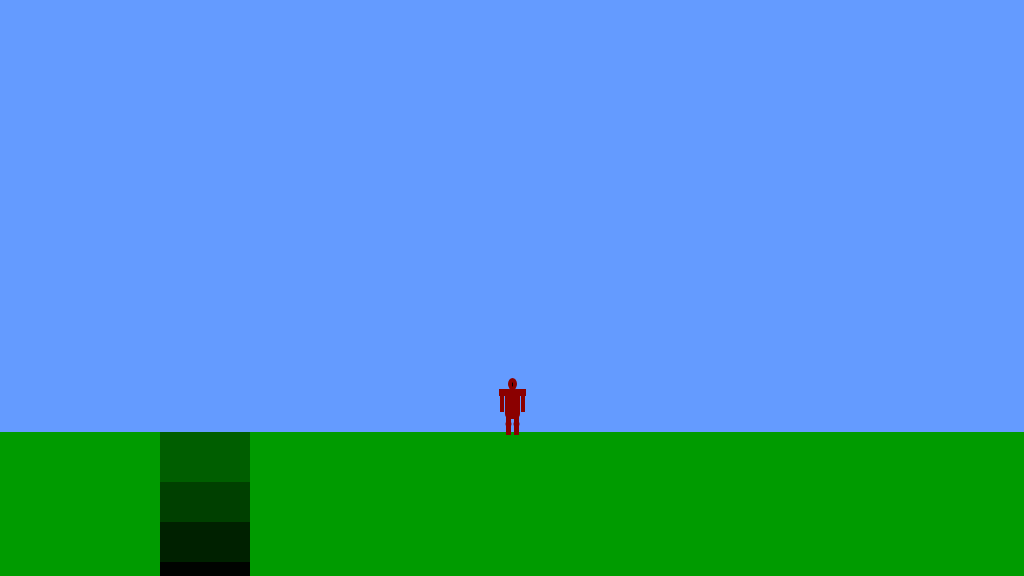
Frame 1 (no input)
Frame 60 (no input): identical to frame 1, image omitted
Frame 120 (the mouse pressed at the canvas centre since frame 60): identical to frame 1, image omitted

The p5.js sketch that drew this single still picture (run headless with seeded random() and noise() and a simulated clock; from frame 60 on, the mouse is pressed at the canvas centre):

// p5.js sketch
// ── sketch.js
/*

The Game Project - 4

Game interaction

*/


var gameChar_x;
var gameChar_y;
var floorPos_y;

var isLeft;
var isRight;
var isFalling;
var isPlummeting;
var drop;


function setup()
{
	createCanvas(1024, 576);
	floorPos_y = height * 3/4;
	gameChar_x = width/2;
	gameChar_y = floorPos_y;
    
    isLeft = false;
    isRight = false;
    isFalling = false;
    isPlummeting = false;
    drop = false;
}

function draw()
{

	///////////DRAWING CODE//////////

	background(100,155,255); //fill the sky blue


	noStroke();
	fill(0,155,0);
	rect(0, floorPos_y, width, height - floorPos_y); //draw some green ground

	//draw the canyon
    
    fill(0,0,0,100);
    rect(160,432,90,50);
    
    fill(0,0,0,150);
    rect(160,482,90,40);
    
    fill(0,0,0,200);
    rect(160,522,90,40);
     
    fill(0,0,0,250);
    rect(160,562,90,14);


	//the game character
	if(isLeft && isFalling)
	{
		// add your jumping-left code
        
        fill( 139, 0, 0);
        rect( gameChar_x - 6.5, gameChar_y - 49, 11, 30, 5);
        stroke(0);
        rect( gameChar_x - 6.5, gameChar_y - 49, 11, 10);
        noStroke();
        rect( gameChar_x - 17, gameChar_y - 46.5, 10, 5);
        rect( gameChar_x - 3.5, gameChar_y - 20 , 5, 7);
        ellipse( gameChar_x - 1, gameChar_y - 54, 9, 12);
        triangle( gameChar_x - 5, gameChar_y - 52, gameChar_x - 5 , gameChar_y - 56, gameChar_x - 10, gameChar_y - 52);
        ellipse( gameChar_x - 1, gameChar_y - 11, 7.5, 7.5);
        rect( gameChar_x - 3.5, gameChar_y - 13, 16, 5);

	}
	else if(isRight && isFalling)
	{
		// add your jumping-right code
        
        fill( 139, 0, 0);
        rect( gameChar_x - 6.5, gameChar_y - 49, 11, 30, 5);  
        stroke(0);
        rect( gameChar_x - 6.5, gameChar_y - 49, 11, 10);
        noStroke();
        rect( gameChar_x + 5, gameChar_y - 46.5, 10, 5);
        rect( gameChar_x - 3.5, gameChar_y - 20 , 5, 7); 
        ellipse( gameChar_x - 1, gameChar_y - 54, 9, 12);
        triangle( gameChar_x + 2, gameChar_y - 52, gameChar_x + 2 , gameChar_y - 56, gameChar_x + 8, gameChar_y - 52);
        ellipse( gameChar_x - 1, gameChar_y - 11, 7.5, 7.5);
        rect( gameChar_x - 15, gameChar_y - 13, 16, 5);


	}
	else if(isLeft)
	{
		// add your walking left code
        
        fill( 139, 0, 0);
        rect( gameChar_x - 6.5, gameChar_y - 44, 11, 30, 5);
        stroke(0);
        rect( gameChar_x - 6.5, gameChar_y - 44, 11, 10);
        rect( gameChar_x - 3.5, gameChar_y - 34, 5, 15);
        noStroke();
        rect( gameChar_x - 3.5, gameChar_y - 15, 5, 18);
        ellipse( gameChar_x - 1, gameChar_y - 49, 9, 12);
        triangle( gameChar_x - 5, gameChar_y - 47, gameChar_x - 5 , gameChar_y - 51, gameChar_x - 10, gameChar_y - 47);
        ellipse( gameChar_x - 2.5, gameChar_y - 8, 5, 5);

	}
	else if(isRight)
	{
		// add your walking right code
        
        fill( 139, 0, 0);
        rect( gameChar_x - 6.5, gameChar_y - 44, 11, 30, 5);
        stroke(0);
        rect( gameChar_x - 6.5, gameChar_y - 44, 11, 10);
        rect( gameChar_x - 3.5, gameChar_y - 34, 5, 15);
        noStroke();
        rect( gameChar_x - 3.5, gameChar_y - 15, 5, 18);
        ellipse( gameChar_x - 1, gameChar_y - 49, 9, 12);
        triangle( gameChar_x + 2, gameChar_y - 47, gameChar_x + 2 , gameChar_y - 51, gameChar_x + 8, gameChar_y - 47);
        ellipse( gameChar_x + 0.5, gameChar_y - 8, 5, 5);

	}
	else if(isFalling || isPlummeting)
	{
		// add your jumping facing forwards code
        
        fill( 139, 0 ,0);
        rect( gameChar_x - 7, gameChar_y - 48, 15, 30, 5);       
        rect( gameChar_x - 13, gameChar_y - 48, 10, 7);          
        rect( gameChar_x + 4, gameChar_y - 48, 10, 7);          
        rect( gameChar_x - 18, gameChar_y - 47, 5, 5);
        rect( gameChar_x + 14, gameChar_y - 47, 5, 5);
        rect( gameChar_x - 6, gameChar_y - 20, 5 , 11);
        rect( gameChar_x + 2, gameChar_y - 20, 5 , 11);
        ellipse ( gameChar_x + 0.5, gameChar_y - 54 , 9, 12);
        ellipse( gameChar_x - 3.5, gameChar_y - 10.5, 5, 5);
        ellipse( gameChar_x + 4.5, gameChar_y - 10.5, 5, 5);
        stroke(0);
        line( gameChar_x + 0.5, gameChar_y - 51, gameChar_x + 0.5, gameChar_y - 54);

	}
	else
	{
		// add your standing front facing code
        
        fill( 139, 0 ,0);                                        // Colour
        rect( gameChar_x - 7, gameChar_y - 43, 15, 30, 5);       // Torso
        rect( gameChar_x - 13, gameChar_y - 43, 10, 7);          // Left Shouder
        rect( gameChar_x + 4, gameChar_y - 43, 10, 7);           // Right Shoulder
        rect( gameChar_x - 12, gameChar_y - 38, 4, 18);          // Left Arm
        rect( gameChar_x + 9 , gameChar_y - 38, 4, 18);          // Right Arm
        rect( gameChar_x - 6, gameChar_y - 15, 5 , 18);          // Left Leg
        rect( gameChar_x + 2, gameChar_y - 15, 5 , 18);          // Right Leg
        ellipse ( gameChar_x + 0.5, gameChar_y - 48 , 9, 12);    // Head
        ellipse( gameChar_x - 3.5, gameChar_y - 8, 6, 6);     // Left Knee
        ellipse( gameChar_x + 4.5, gameChar_y - 8, 6, 6);     // Right Knee
        stroke(0);
        line( gameChar_x + 0.5, gameChar_y - 46, gameChar_x + 0.5, gameChar_y - 49); //Nose

	}

	///////////INTERACTION CODE//////////
	//Put conditional statements to move the game character below here

    
    if (isLeft == true){        // move left
        gameChar_x -= 3;
    }
    
    if (isRight == true){       // move right
        gameChar_x += 3;
    }
    
    if ((isFalling == true || isPlummeting == true) && gameChar_y == floorPos_y){  // jumping
        gameChar_y -= 100;
    }
    
    if (gameChar_y < floorPos_y){   // falling
        gameChar_y += 3;
        isFalling = true;
    }
    else{                           // stick to the floor 
        isFalling = false;
        gameChar_y = floorPos_y;
    }
    
    if (drop == true){              // spacebar drops to floor
        gameChar_y = floorPos_y
        isFalling = false
        isPlummeting = false
    }
        
}


function keyPressed()
{
	// if statements to control the animation of the character when
	// keys are pressed.
    
    if (keyCode == 65){     // the a key
        isLeft = true
    }
    
    if (keyCode == 68){     // the d key
        isRight = true
    }
    
    if (keyCode == 87){     // the w key
        isFalling = true
        isPlummeting = true
    }
    
    if (keyCode == 32){     // spacebar
        drop = true
    }

	//open up the console to see how these work
	console.log("keyPressed: " + key);
	console.log("keyPressed: " + keyCode);
}

function keyReleased()
{
	// if statements to control the animation of the character when
	// keys are released.
    
    if (keyCode == 65){     // the a key
        isLeft = false
    }

    if (keyCode == 68){     // the d key
        isRight = false
    }
    
    if (keyCode == 87){     // the w key
        //isFalling = false
        isPlummeting = false
    }
    if (keyCode == 32){     // spacebar
        drop = false
        
    }
    
	console.log("keyReleased: " + key);
	console.log("keyReleased: " + keyCode);
}
